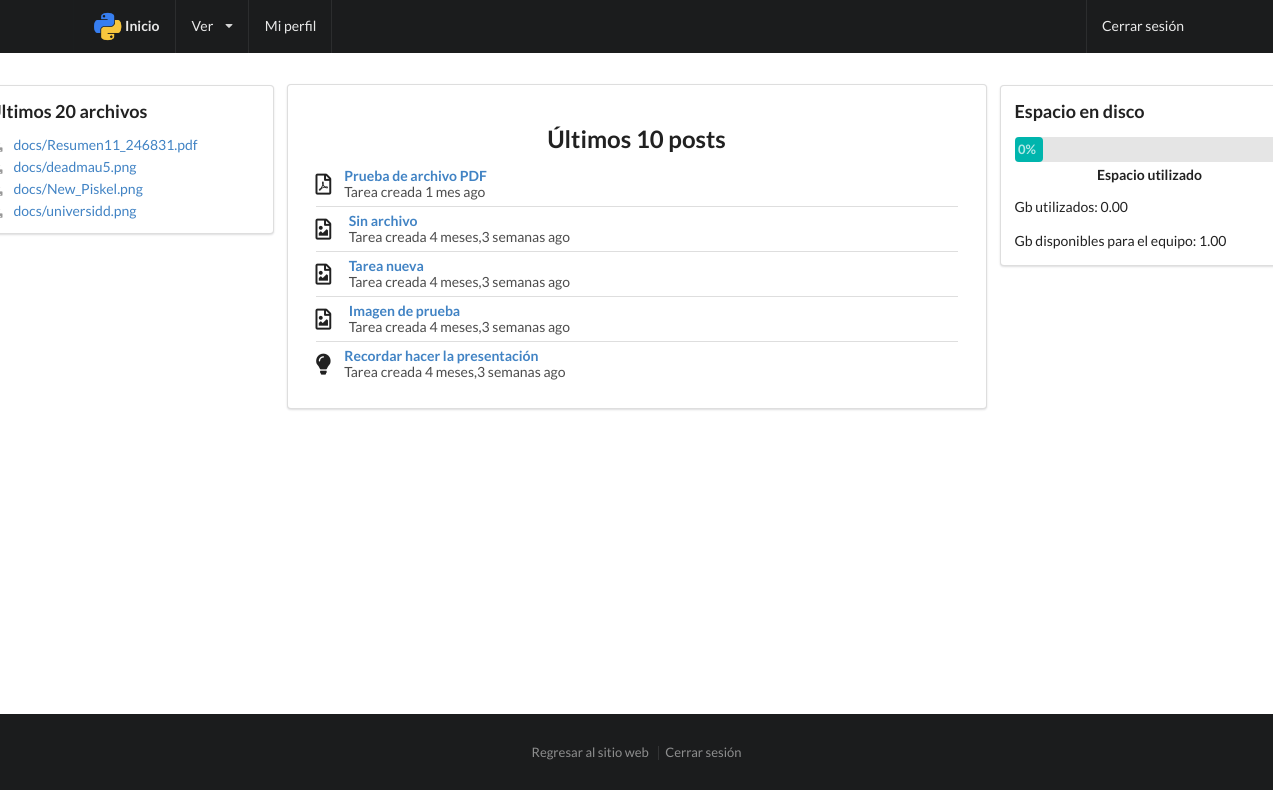
Page /portal/ (signed in) on the earlier database version.
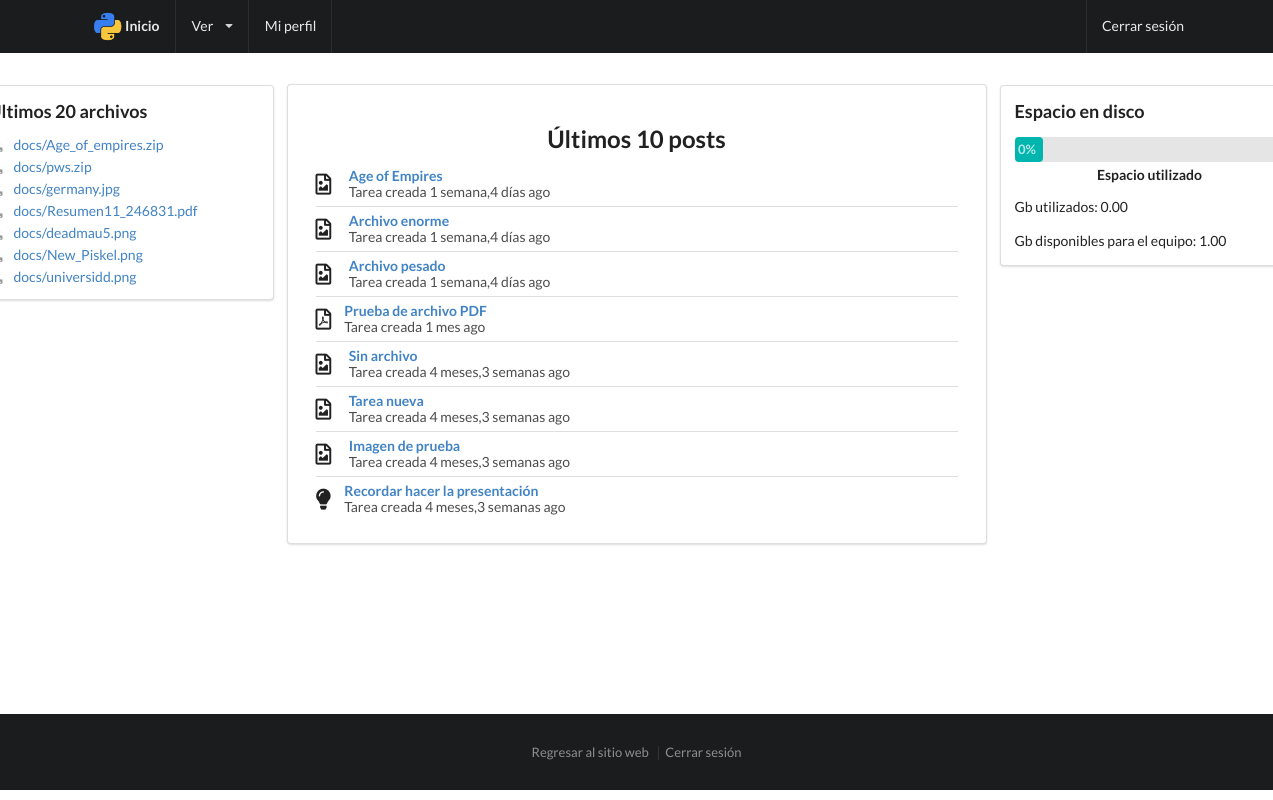
Same page on the later database version.
### emmang/models.py (models this page shows, shortened)
class Tarea(models.Model):
    creador = models.ForeignKey('emmang.Empleado', related_name='tareas')
    tema = models.CharField(max_length=100)
    texto = models.TextField()
    fecha = models.DateTimeField()
    archivo = models.FileField(upload_to='docs/', null=True, blank=True)
    class Meta:
        verbose_name = "Tarea"
        verbose_name_plural = "Tareas"

### emmang/views.py (the view)
# urls.py: url(r'^portal/$', views.portal, name='portal'),
@login_required
def portal(request):
    tareas = Tarea.objects.all().order_by('-fecha')[:10]
    tarea_archivo = Tarea.objects.exclude(archivo='').order_by('-fecha')[:20]
    gb = get_size('media/docs') / 1073741824
    return render(
        request,
        'emmang/portal.html',
        {'tareas':tareas,'tarea_archivo':tarea_archivo,'usage':gb*100/DEFUALTGB,'gbdef':DEFUALTGB,'gbused':gb}
    )

### emmang/views.py (called while the page is built)
def get_size(start_path = '.'):
    total_size = 0
    for dirpath, dirnames, filenames in os.walk(start_path):
        for f in filenames:
            fp = os.path.join(dirpath, f)
            total_size += os.path.getsize(fp)
    return total_size

### emmang/templates/emmang/portal.html (shortened to what this page needs)
{% extends 'emmang/base.html' %}
{% load staticfiles %}
{% load humanize %}
{% block content %}
{% include 'emmang/navbar.html' %}
<div class="ui main text container contenido-portal">
  <div class="ui segment">
    <div class="ui left very close rail">
      <div class="ui segment">
        <h3>Últimos 20 archivos</h3>
        <div class="ui list">
          {% for tarea in tarea_archivo %}
          <a class="item" href="{{tarea.archivo.url}}">
            <i class="download icon"></i><div class="content">{{tarea.archivo}}</div>
          </a>
          {% endfor %}
        </div>
      </div>
    </div>
    <div class="ui right very close rail">
      <div class="ui segment">
        <h3>Espacio en disco</h3>
        <div class="ui teal progress" data-percent="{{usage}}" id="used-space">
            <div class="bar">
                <div class="progress"></div>
            </div>
            <div class="label">Espacio utilizado</div>
        </div>
        <p>Gb utilizados: {{gbused|floatformat:2}}</p>
        <p>Gb disponibles para el equipo: {{gbdef|floatformat:2}}</p>
      </div>
    </div>
    <div class="ui basic segment">
      <h2 class="ui center aligned header">Últimos 10 posts</h2>
      <div class="ui relaxed divided list">
        {% for tarea in tareas %}
        <div class="item">
          {% if tarea.archivo %}
            {% if '.pdf' in tarea.archivo.name %}
                <i class="large file pdf outline middle aligned icon"></i>
            {% elif '.word' in tarea.archivo.name %}
                <i class="large file word outline middle aligned icon"></i>
            {% elif '.txt' in tarea.archivo.name %}
                <i class="large file text outline middle aligned icon"></i>
            {% else %}
                <i class="large file image outline middle aligned icon"></i>
            {% endif %}
          {% else %}
            <i class="large idea middle aligned icon"></i>
          {% endif %}
          <div class="content">
            <a class="header" href="{% url 'emmang:tarea' pk=tarea.pk %}">{{tarea.tema}}</a>
            <div class="description">Tarea creada {{tarea.fecha|naturaltime|lower}}</div>
          </div>
        </div>
        {% endfor %}
      </div>
    </div>
  </div>
</div>
{% include 'emmang/footer.html' %}
{% endblock content %}

Differences in the rows shown:
added Tarea: archivo "docs/Age_of_empires.zip", tema "Age of Empires", fecha "1 semana,4 días ago"
added Tarea: archivo "docs/pws.zip", tema "Archivo enorme", fecha "1 semana,4 días ago"
added Tarea: archivo "docs/germany.jpg", tema "Archivo pesado", fecha "1 semana,4 días ago"
